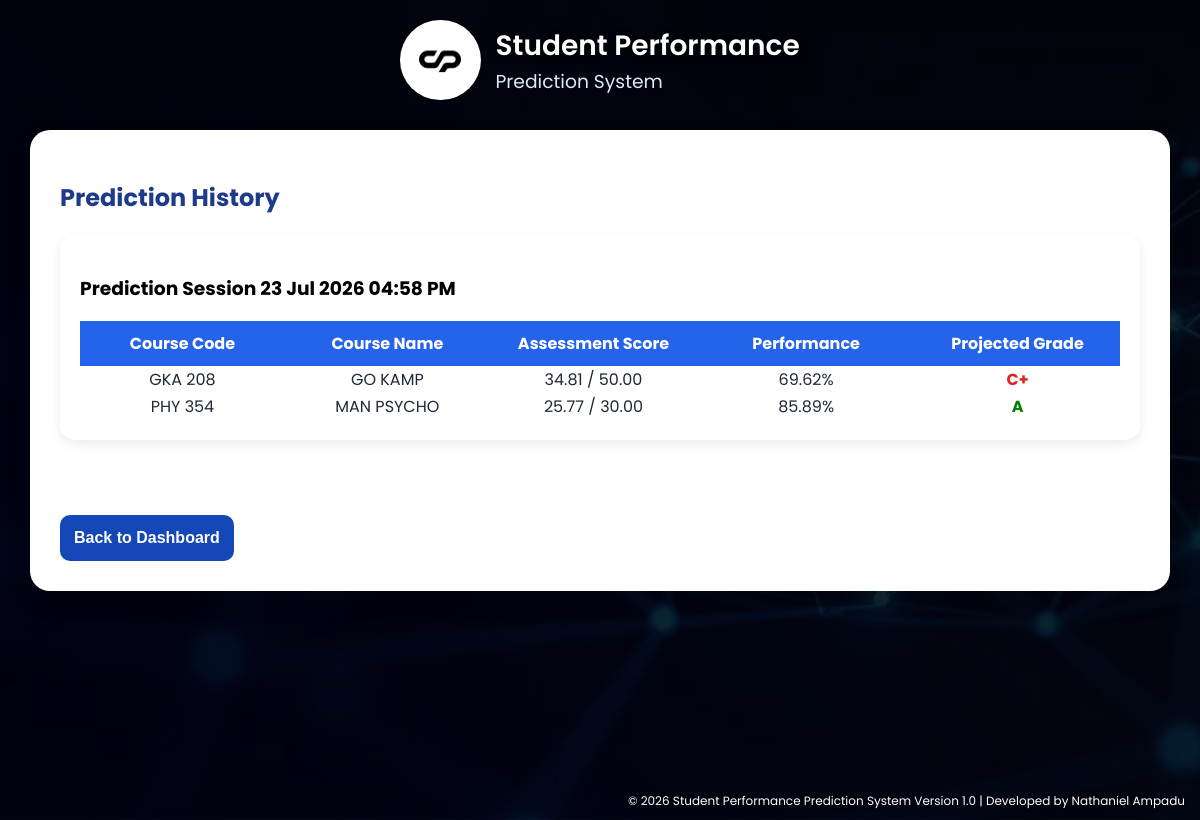
The page /history (signed in) on the database its author committed.
### app.py (models this page shows)
class Prediction(db.Model):
    id = db.Column(
        db.Integer,
        primary_key=True
    )
    user_id = db.Column(
        db.Integer,
        nullable=False
    )
    session_id = db.Column(
        db.String(50),
        nullable=False
    )
    course_code = db.Column(
        db.String(20),
        nullable=False
    )
    course_name = db.Column(
        db.String(100),
        nullable=False
    )
    assessment_score = db.Column(
        db.Float,
        nullable=False
    )
    assessment_weight = db.Column(
        db.Float,
        nullable=False
    )
    assessment_performance = db.Column(
        db.Float,
        nullable=False
    )
    assignment_average = db.Column(
        db.Float,
        nullable=True
    )
    assignment_weight = db.Column(
        db.Float,
        nullable=True
    )
    assignment_contribution = db.Column(
        db.Float,
        nullable=True
    )
    quiz_average = db.Column(
        db.Float,
        nullable=True
    )
    quiz_weight = db.Column(
        db.Float,
        nullable=True
    )
    quiz_contribution = db.Column(
        db.Float,
        nullable=True
    )
    project_average = db.Column(
        db.Float,
        nullable=True
    )
    project_weight = db.Column(
        db.Float,
        nullable=True
    )
    project_contribution = db.Column(
        db.Float,
        nullable=True
    )
    exam_weight = db.Column(
        db.Float,
        nullable=True
    )
    maximum_possible_score = db.Column(
        db.Float,
        nullable=True
    )
    predicted_grade = db.Column(
        db.String(5),
        nullable=False
    )
    created_at = db.Column(
        db.DateTime,
        default=datetime.utcnow
    )

### app.py (the view)
@app.route('/history')
def history():
    if 'user_id' not in session:
        return redirect('/login')
    predictions = Prediction.query.filter_by(
        user_id=session['user_id']
    ).order_by(
        Prediction.created_at.desc()
    ).all()
    grouped_predictions = {}
    for prediction in predictions:
        session_predictions = grouped_predictions.get(
            prediction.session_id,
            []
        )
        session_predictions.append(prediction)
        grouped_predictions[prediction.session_id] = session_predictions
    return render_template(
        'history.html',
        grouped_predictions=grouped_predictions
    )

### templates/history.html (shortened to what this page needs)
<!DOCTYPE html>
<html>
<head>
    <link rel="stylesheet"
          href="{{ url_for('static',
          filename='css/style.css') }}">
</head>
<body>
<div class="brand">
    <img src="{{ url_for('static',
    filename='images/logo.png') }}">
    <div>
        <h1>Student Performance</h1>
        <h3>Prediction System</h3>
    </div>
</div>
<div class="history-container">
        <h2>Prediction History</h2>
   {% for session_id,
session_predictions
in grouped_predictions.items() %}
<div class="session-card">
    <h3>
        Prediction Session
        {{ session_predictions[0]
        .created_at.strftime(
        '%d %b %Y %I:%M %p'
        ) }}
    </h3>
    <table>
        <tr>
            <th>Course Code</th>
            <th>Course Name</th>
            <th>Assessment Score</th>
            <th>Performance</th>
            <th>Projected Grade</th>
        </tr>
        {% for prediction
        in session_predictions %}
        <tr>
    <td>
        {{ prediction.course_code }}
    </td>
    <td>
        {{ prediction.course_name }}
    </td>
    <td>
        {{ "%.2f"|format(
        prediction.assessment_score
        ) }}
        /
        {{ "%.2f"|format(
        prediction.assessment_weight
        ) }}
    </td>
    <td>
        {{ "%.2f"|format(
        prediction.assessment_performance
        ) }}%
    </td>
    <td>
        {% if prediction.predicted_grade == "A" %}
            <span style="color:green;font-weight:bold;">
                {{ prediction.predicted_grade }}
            </span>
        {% elif prediction.predicted_grade == "B+" %}
            <span style="color:#22c55e;font-weight:bold;">
                {{ prediction.predicted_grade }}
            </span>
        {% elif prediction.predicted_grade == "B" %}
            <span style="color:#2563eb;font-weight:bold;">
                {{ prediction.predicted_grade }}
            </span>
        {% else %}
            <span style="color:#dc2626;font-weight:bold;">
                {{ prediction.predicted_grade }}
            </span>
        {% endif %}
    </td>
</tr>
        {% endfor %}
    </table>
</div>
<br>
{% endfor %}
        <br>
        <a href="/dashboard">
            <button>
                Back to Dashboard
            </button>
        </a>
    </div>
<footer>
    © 2026 Student Performance Prediction System
    Version 1.0 | Developed by Nathaniel Ampadu
</footer>
</body>
</html>

### static/css/style.css (style rules this page uses)
body { margin:0; padding:0; font-family:'Poppins',sans-serif; min-height:100vh; background: linear-gradient( rgba(0,0,0,0.60), rgba(0,0,0,0.60) ), url("../images/background 1.jpg"); background-size:cover; background-position:center; background-attachment:fixed; }
table { width:100%; border-collapse:collapse; table-layout:auto; }
th { width:100px; background:#2563eb; color:white; padding:10px; }
td { padding:1px; text-align:center; }
button { width:auto; padding:14px; border:none; border-radius:10px; cursor:pointer; background:#1448b8; color:white; font-size:16px; font-weight:600; transition:0.3s; }
.brand { display:flex; align-items:center; justify-content:center; gap:15px; margin-top:20px; margin-bottom:30px; }
.brand img { width:80px; height:80px; border-radius:50%; background:white; padding:0.1px; }
.brand h1 { margin:0; color:white; font-size:28px; font-weight:600; text-shadow: 2px 2px 8px rgba(0,0,0,0.4); }
.brand h3 { margin:0; color:#dbeafe; font-weight:400; }
.history-container { width:90%; max-width:1400px; margin:30px auto; background:white; border-radius:20px; padding:30px; box-shadow: 0 10px 25px rgba( 0, 0, 0, 0.1 ); color:#1f2937; }
.history-container h2 { color:#1e3a8a; }
.history-container h3 { color:#000000; }
footer { position:fixed; bottom:10px; right:15px; font-size:12px; color:white; text-shadow: 1px 1px 3px rgba(0,0,0,0.5); }
.session-card { background:white; padding:20px; margin-bottom:25px; border-radius:15px; box-shadow: 0 4px 12px rgba( 0, 0, 0, 0.08 ); }

### rows shown on the page
Prediction: created_at "23 Jul 2026 04:58 PM", course_code "GKA 208", course_name "GO KAMP", assessment_score "34.81", assessment_weight "50.00", assessment_performance "69.62", predicted_grade "C+"
Prediction: course_code "PHY 354", course_name "MAN PSYCHO", assessment_score "25.77", assessment_weight "30.00", assessment_performance "85.89", predicted_grade "A"
